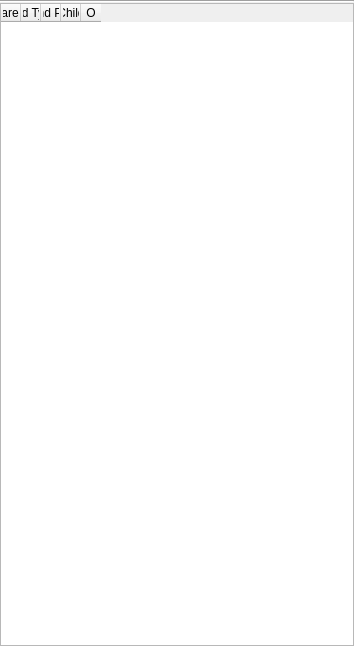
<?xml version="1.0" encoding="UTF-8"?>
<ui version="4.0">
 <class>EntityPtoperty</class>
 <widget class="QWidget" name="EntityPtoperty">
  <property name="geometry">
   <rect>
    <x>0</x>
    <y>0</y>
    <width>354</width>
    <height>646</height>
   </rect>
  </property>
  <property name="windowTitle">
   <string>Form</string>
  </property>
  <layout class="QGridLayout" name="gridLayout">
   <property name="leftMargin">
    <number>0</number>
   </property>
   <property name="topMargin">
    <number>0</number>
   </property>
   <property name="rightMargin">
    <number>0</number>
   </property>
   <property name="bottomMargin">
    <number>0</number>
   </property>
   <property name="spacing">
    <number>0</number>
   </property>
   <item row="0" column="0">
    <widget class="Line" name="line">
     <property name="orientation">
      <enum>Qt::Horizontal</enum>
     </property>
    </widget>
   </item>
   <item row="1" column="0">
    <layout class="QHBoxLayout" name="ToolbarLayout"/>
   </item>
   <item row="2" column="0">
    <widget class="QTableWidget" name="BindTable">
     <property name="alternatingRowColors">
      <bool>true</bool>
     </property>
     <property name="selectionMode">
      <enum>QAbstractItemView::SingleSelection</enum>
     </property>
     <property name="selectionBehavior">
      <enum>QAbstractItemView::SelectRows</enum>
     </property>
     <property name="verticalScrollMode">
      <enum>QAbstractItemView::ScrollPerPixel</enum>
     </property>
     <property name="horizontalScrollMode">
      <enum>QAbstractItemView::ScrollPerPixel</enum>
     </property>
     <attribute name="horizontalHeaderDefaultSectionSize">
      <number>20</number>
     </attribute>
     <column>
      <property name="text">
       <string>Parent</string>
      </property>
     </column>
     <column>
      <property name="text">
       <string>Bind Type</string>
      </property>
     </column>
     <column>
      <property name="text">
       <string>Bind Pos</string>
      </property>
     </column>
     <column>
      <property name="text">
       <string>Child</string>
      </property>
     </column>
     <column>
      <property name="text">
       <string>O</string>
      </property>
      <property name="toolTip">
       <string>Offset</string>
      </property>
     </column>
    </widget>
   </item>
  </layout>
  <action name="Add">
   <property name="icon">
    <iconset resource="geditor.qrc">
     <normaloff>:/Resources/MetroStyle/plus.png</normaloff>:/Resources/MetroStyle/plus.png</iconset>
   </property>
   <property name="text">
    <string>Add</string>
   </property>
   <property name="toolTip">
    <string>Add bind</string>
   </property>
  </action>
  <action name="Remove">
   <property name="icon">
    <iconset resource="geditor.qrc">
     <normaloff>:/Resources/MetroStyle/minus.png</normaloff>:/Resources/MetroStyle/minus.png</iconset>
   </property>
   <property name="text">
    <string>Remove</string>
   </property>
   <property name="toolTip">
    <string>Remove bind</string>
   </property>
  </action>
  <action name="Search">
   <property name="icon">
    <iconset resource="geditor.qrc">
     <normaloff>:/Resources/MetroStyle/search.png</normaloff>:/Resources/MetroStyle/search.png</iconset>
   </property>
   <property name="text">
    <string>Search</string>
   </property>
   <property name="toolTip">
    <string>Search bind</string>
   </property>
  </action>
 </widget>
 <resources>
  <include location="geditor.qrc"/>
 </resources>
 <connections/>
</ui>
